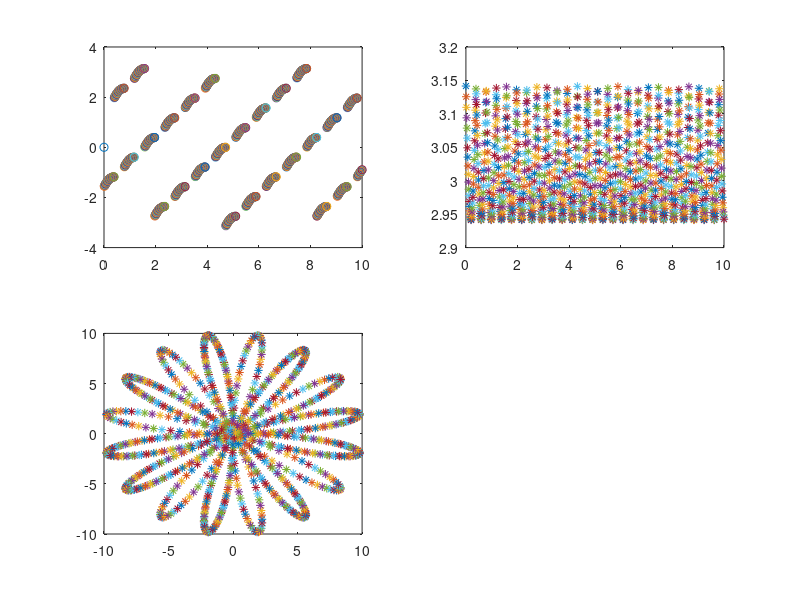

This figure's MATLAB source:
xa=60;ya=30;xb=30;yb=60;
l1=50;l2=50;
% ban kinh =1
for t=0:0.01:10
    X=10*sin(t*8)*cos(t);
    Y=10*sin(t*8)*sin(t);
    c2=(X^2 + Y^2- l1^2 - l2^2 )/(2*l1*l2);
    s2=sqrt(abs(1- c2^2 ));
    t2=atan2(s2,c2);
    c1=X*(l1+l2*c2)+l2*s2*Y;
    s1=(l1+l2*c2)*Y-l2*s2*X;
    t1=atan2(s1,c1);                                                                                                              
    Px=l1*cos(t1)+l2*cos(t1+t2); 
    Py=l1*sin(t1)+l2*sin(t1+t2);
    
    subplot(2,2,1)
    plot(t,t1,'-o');
    hold on 

    subplot(2,2,2)
    plot(t,t2,'*');
    hold on
    
    subplot(2,2,3)
    plot(Px,Py,'*')
    hold on 
    
end

